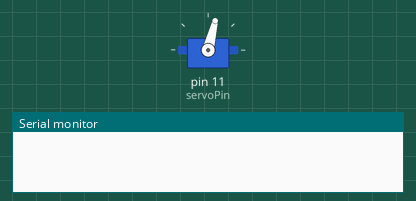
A sketch run on a simulated Arduino Uno, built with avr-gcc and run on an emulated ATmega328P. Parts: servo, the last lines printed to the serial monitor.

Above: at 0.1 s.
At 0.5 s:
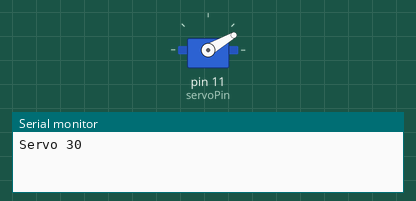
Timing chart, 0 to 2.0 s (numbered marks = the images above):
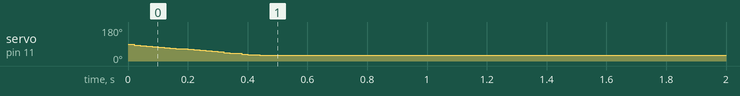

The sketch:

arm.ino
```cpp
#include <ServoSmooth.h>
#include <Servo.h>

ServoSmooth servoSmooth20K1;
ServoSmooth servoSmooth20K2;

Servo servo;

const int servoPin = 11;
const int servo1Pin = 9;


void moveSmoothServo(int position, int delayTime = 0) {
  servoSmooth20K1.setTargetDeg(position);
  while (!servoSmooth20K1.tick());
  Serial.println("Servo " + (String)position);
  delay(delayTime);
}

void attachServos20K1() {
  servoSmooth20K1.attach(servoPin, 400, 2400);  // Attach servo to pin 9
  servoSmooth20K1.setAutoDetach(true);
  servoSmooth20K1.setSpeed(140);  // Set speed value
  servoSmooth20K1.setAccel(0);
}

void setup() {
    Serial.begin(9600);
    attachServos20K1();
    // attachServos20K(servoSmooth20K2, servo1Pin, 80);
    // servo.attach(servo1Pin);
    // servo.write(150);
    // delay(500);
    // moveSmoothServo(0, 1000);
    // delay(500);
    // moveSmoothServo(30, 1000);
    // delay(500);
    // moveSmoothServo(90, 1000);
    // delay(500);

    moveSmoothServo(30, 3000);
    // moveSmoothServo(90, 3000);

    // moveSmoothServo(90, 3000);
    // moveSmoothServo(0, 3000);
    // moveSmoothServo(90, 3000);

    // moveSmoothServo(servoSmooth20K2, 80, 1000);
    // for (int i=0; i<160; i+=10) {
    //   moveSmoothServo(i, 1000);
    // }

}
// int i=0;
void loop() {
   //moveSmoothServo1(i, 500);
  //  moveSmoothServo1(30, 3000);

   //i+=10;
}
```
